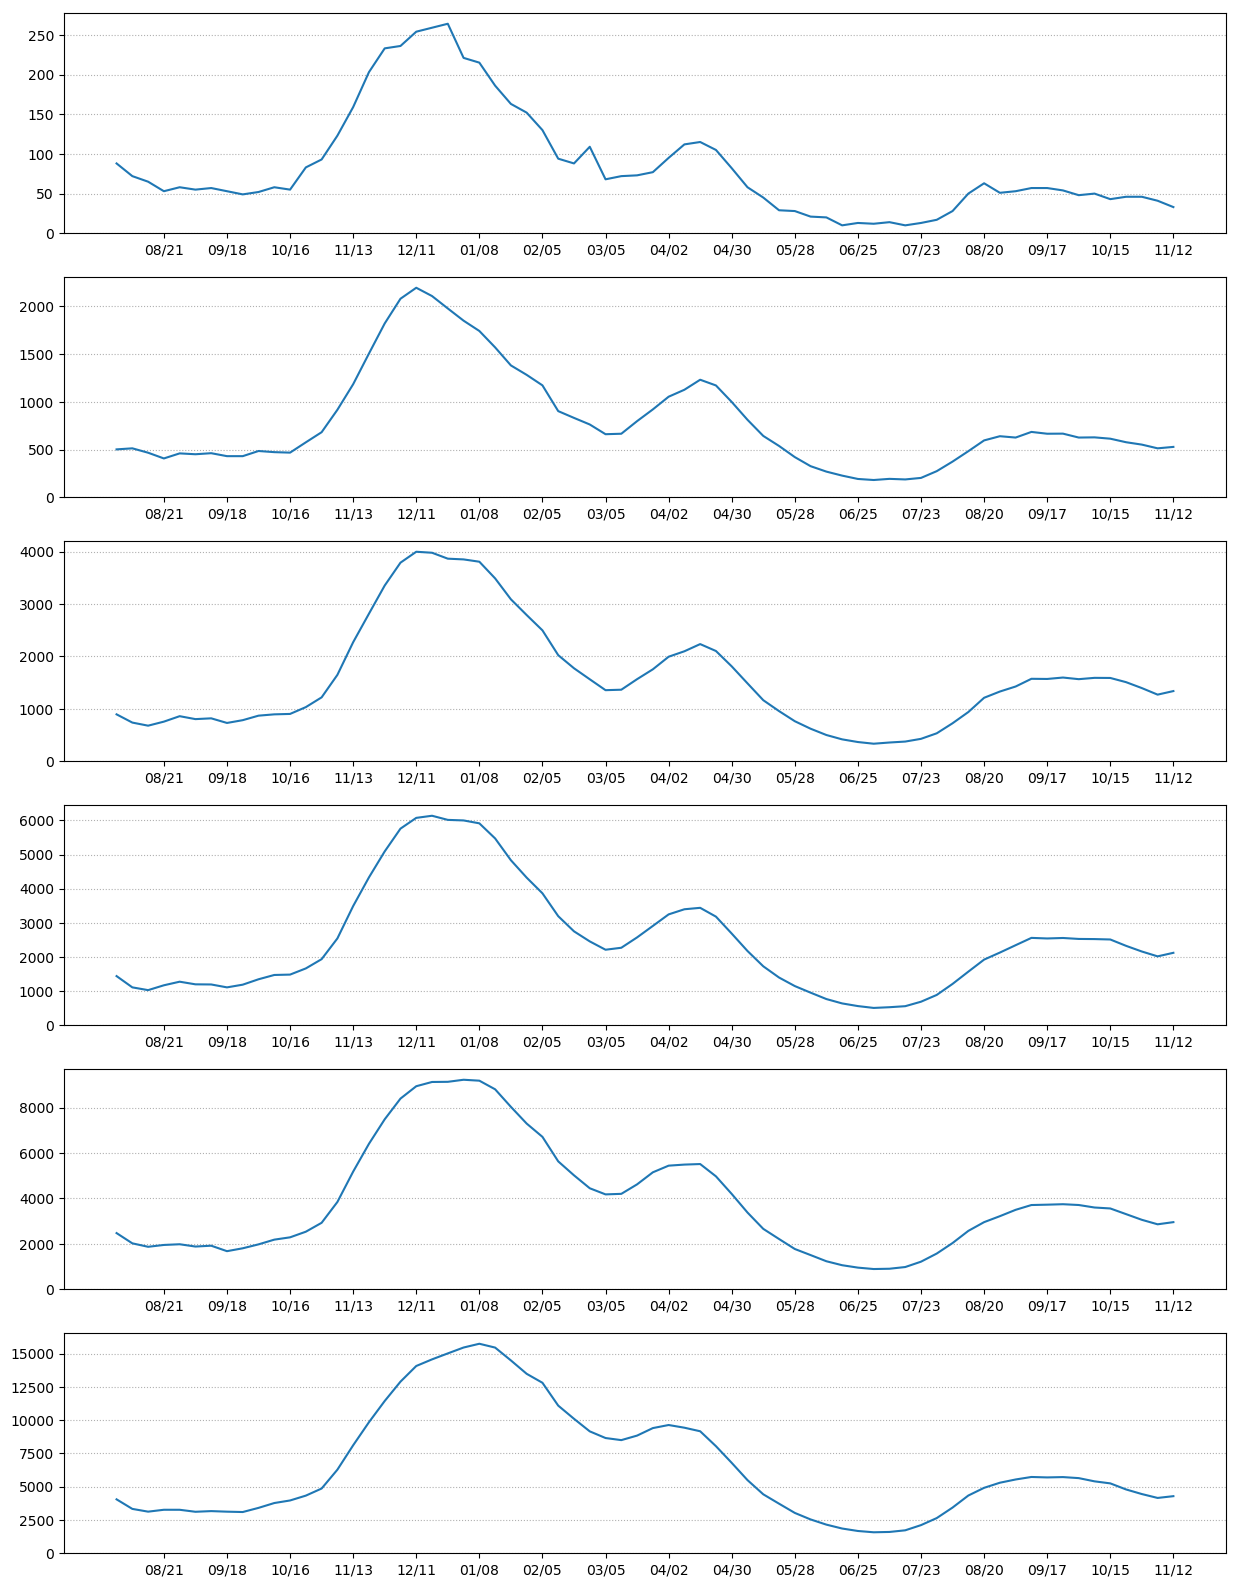

This chart was generated by the following Python code:
import csv,ast
import matplotlib.pyplot as plt

url = 'https://healthdata.gov/api/views/anag-cw7u/rows.csv?accessType=DOWNLOAD'
import ssl
ssl._create_default_https_context = ssl._create_unverified_context
from urllib.request import urlretrieve
filename = 'COVIDHHS.csv'
urlretrieve(url, filename)

#filename = 'COVID-19_Reported_Patient_Impact_and_Hospital_Capacity_by_Facility.csv'
adult_covid = 'total_adult_patients_hospitalized_confirmed_and_suspected_covid_7_day_avg'
child_covid = 'total_pediatric_patients_hospitalized_confirmed_covid_7_day_avg'
week = 'collection_week'
# Silly comment
filedata = open('./census/fipsdata.py','r').read()
codes = ast.literal_eval(filedata)
county_neighborhoods = {0 : ['42045']}
neighborhood_totals = {0 : {}}
max_radius = 6 # Can go up to 12
for radius in range(1,max_radius):
    neighborhood_totals[radius] = {}
    county_neighborhoods[radius] = []
    for code in county_neighborhoods[radius-1]:
        if code not in county_neighborhoods[radius]:
            county_neighborhoods[radius].append(code)
        for code2 in codes[code]['adjacent']:
            if code2 not in county_neighborhoods[radius]:
                county_neighborhoods[radius].append(code2)
population = {}
for radius in county_neighborhoods:
    population[radius] = 0
    for county in county_neighborhoods[radius]:
        population[radius] += codes[county]['pop2019']
capture_fips = {}
for key in county_neighborhoods:
    for fips_code in county_neighborhoods[key]:
        if fips_code not in capture_fips:
            capture_fips[fips_code] = []
        capture_fips[fips_code].append(key)

class CSV(object):
    def __init__(self,filename):
        self.filename = filename
        self.headers = None
        self.numerical = []

    def __iter__(self):
        self.csvfile = open(self.filename,mode='r', encoding='utf-8-sig')
        self.reader = csv.reader(self.csvfile)
        self.headers = None
        self.csviterator = self.reader.__iter__()
        return self
    def __next__(self):
        try:
            if self.headers is None:
                self.headers = self.csviterator.__next__()
                self.columns = len(self.headers)
            cells = self.csviterator.__next__()
            result = {}
            for index,item in enumerate(cells):
                if index < self.columns:
                    field = self.headers[index]
                    if field in self.numerical:
                        try:
                            if item == '':
                                item = '0'
                            item = float(item)
                            if item < 0:
                                item = 2
                        except:
                            pass
                    result[field] = item
            return result
        except:
            raise StopIteration

summarydata = {}
myfile = CSV(filename)
myfile.numerical.append(adult_covid)
myfile.numerical.append(child_covid)
all_dates = {}
for data in myfile:
    if data['fips_code'] in capture_fips:
        obsweek = data[week]
        all_dates[obsweek] = True
        obsadult = data[adult_covid]
        obschild = data[child_covid]
        for level in capture_fips[data['fips_code']]:
            if level not in summarydata:
                summarydata[level] = {}
            if obsweek not in summarydata[level]:
                summarydata[level][obsweek] = 0
            summarydata[level][obsweek] += int(obsadult + obschild+0.8)

all_dates = list(all_dates.keys())
all_dates.sort()
date_index = {}
for index,item in enumerate(all_dates):
    date_index[item] = index

toplot = []
for level in range(max_radius):
    tosort = []
    for key in summarydata[level]:
        tosort.append([key,summarydata[level][key]])
    tosort.sort()
    timetick = []
    values = []
    for date,value in tosort:
        timetick.append(date_index[date])
        values.append(value)
    toplot.append([timetick,values])

fig, ax = plt.subplots(len(toplot),1,figsize=(15,20))
tickno = []
tickl = []
for index in range(len(all_dates)):
         if (index - len(all_dates)+1) % 4 == 0:
             tickno.append(index)
             tickl.append(all_dates[index][5:10])
for index,datapair in enumerate(toplot):
    timeticks,values = datapair
    plt.subplot(ax[index])
    plt.xticks(tickno,tickl)
    ax[index].grid(axis='y',linestyle=':')
    for choice in [3]:
        ax[index].plot(timeticks,values)
        ax[index].set_ylim(bottom=0,top=max(values)*1.05)
fig.savefig('hospital.png',bbox_inches='tight')
